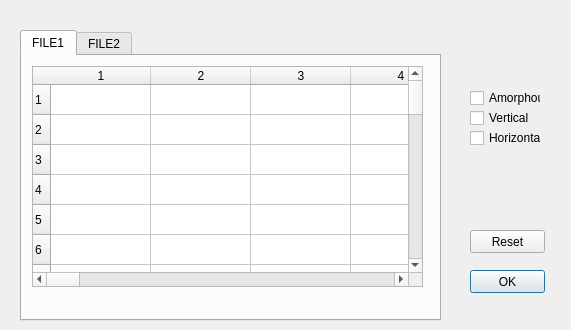
<?xml version="1.0" encoding="UTF-8"?>
<ui version="4.0">
 <class>main_GUI</class>
 <widget class="QDialog" name="main_GUI">
  <property name="enabled">
   <bool>true</bool>
  </property>
  <property name="geometry">
   <rect>
    <x>0</x>
    <y>0</y>
    <width>571</width>
    <height>330</height>
   </rect>
  </property>
  <property name="minimumSize">
   <size>
    <width>571</width>
    <height>330</height>
   </size>
  </property>
  <property name="maximumSize">
   <size>
    <width>571</width>
    <height>330</height>
   </size>
  </property>
  <property name="windowTitle">
   <string>Dialog</string>
  </property>
  <widget class="QPushButton" name="pushButton">
   <property name="geometry">
    <rect>
     <x>470</x>
     <y>270</y>
     <width>75</width>
     <height>23</height>
    </rect>
   </property>
   <property name="text">
    <string>OK</string>
   </property>
  </widget>
  <widget class="QCheckBox" name="checkBox">
   <property name="geometry">
    <rect>
     <x>470</x>
     <y>130</y>
     <width>71</width>
     <height>16</height>
    </rect>
   </property>
   <property name="text">
    <string>Horizontal</string>
   </property>
  </widget>
  <widget class="QCheckBox" name="checkBox_2">
   <property name="geometry">
    <rect>
     <x>470</x>
     <y>90</y>
     <width>71</width>
     <height>16</height>
    </rect>
   </property>
   <property name="text">
    <string>Amorphous</string>
   </property>
  </widget>
  <widget class="QCheckBox" name="checkBox_3">
   <property name="geometry">
    <rect>
     <x>470</x>
     <y>110</y>
     <width>71</width>
     <height>16</height>
    </rect>
   </property>
   <property name="text">
    <string>Vertical</string>
   </property>
  </widget>
  <widget class="QPushButton" name="pushButton_2">
   <property name="geometry">
    <rect>
     <x>470</x>
     <y>230</y>
     <width>75</width>
     <height>23</height>
    </rect>
   </property>
   <property name="text">
    <string>Reset</string>
   </property>
  </widget>
  <widget class="QTabWidget" name="tabWidget">
   <property name="geometry">
    <rect>
     <x>20</x>
     <y>30</y>
     <width>421</width>
     <height>291</height>
    </rect>
   </property>
   <property name="currentIndex">
    <number>0</number>
   </property>
   <widget class="QWidget" name="tab">
    <attribute name="title">
     <string>FILE1</string>
    </attribute>
    <widget class="QTableWidget" name="tableWidget">
     <property name="geometry">
      <rect>
       <x>10</x>
       <y>10</y>
       <width>391</width>
       <height>221</height>
      </rect>
     </property>
     <property name="rowCount">
      <number>32</number>
     </property>
     <property name="columnCount">
      <number>32</number>
     </property>
     <row/>
     <row/>
     <row/>
     <row/>
     <row/>
     <row/>
     <row/>
     <row/>
     <row/>
     <row/>
     <row/>
     <row/>
     <row/>
     <row/>
     <row/>
     <row/>
     <row/>
     <row/>
     <row/>
     <row/>
     <row/>
     <row/>
     <row/>
     <row/>
     <row/>
     <row/>
     <row/>
     <row/>
     <row/>
     <row/>
     <row/>
     <row/>
     <column/>
     <column/>
     <column/>
     <column/>
     <column/>
     <column/>
     <column/>
     <column/>
     <column/>
     <column/>
     <column/>
     <column/>
     <column/>
     <column/>
     <column/>
     <column/>
     <column/>
     <column/>
     <column/>
     <column/>
     <column/>
     <column/>
     <column/>
     <column/>
     <column/>
     <column/>
     <column/>
     <column/>
     <column/>
     <column/>
     <column/>
     <column/>
    </widget>
    <widget class="QLabel" name="label">
     <property name="geometry">
      <rect>
       <x>10</x>
       <y>240</y>
       <width>401</width>
       <height>16</height>
      </rect>
     </property>
     <property name="text">
      <string/>
     </property>
    </widget>
   </widget>
   <widget class="QWidget" name="tab_2">
    <attribute name="title">
     <string>FILE2</string>
    </attribute>
    <widget class="QTableWidget" name="tableWidget_2">
     <property name="geometry">
      <rect>
       <x>10</x>
       <y>10</y>
       <width>391</width>
       <height>221</height>
      </rect>
     </property>
     <property name="rowCount">
      <number>32</number>
     </property>
     <property name="columnCount">
      <number>32</number>
     </property>
     <row/>
     <row/>
     <row/>
     <row/>
     <row/>
     <row/>
     <row/>
     <row/>
     <row/>
     <row/>
     <row/>
     <row/>
     <row/>
     <row/>
     <row/>
     <row/>
     <row/>
     <row/>
     <row/>
     <row/>
     <row/>
     <row/>
     <row/>
     <row/>
     <row/>
     <row/>
     <row/>
     <row/>
     <row/>
     <row/>
     <row/>
     <row/>
     <column/>
     <column/>
     <column/>
     <column/>
     <column/>
     <column/>
     <column/>
     <column/>
     <column/>
     <column/>
     <column/>
     <column/>
     <column/>
     <column/>
     <column/>
     <column/>
     <column/>
     <column/>
     <column/>
     <column/>
     <column/>
     <column/>
     <column/>
     <column/>
     <column/>
     <column/>
     <column/>
     <column/>
     <column/>
     <column/>
     <column/>
     <column/>
    </widget>
    <widget class="QLabel" name="label_2">
     <property name="geometry">
      <rect>
       <x>10</x>
       <y>240</y>
       <width>401</width>
       <height>16</height>
      </rect>
     </property>
     <property name="text">
      <string/>
     </property>
    </widget>
   </widget>
  </widget>
  <zorder>checkBox</zorder>
  <zorder>checkBox_2</zorder>
  <zorder>checkBox_3</zorder>
  <zorder>pushButton</zorder>
  <zorder>pushButton_2</zorder>
  <zorder>tabWidget</zorder>
 </widget>
 <resources/>
 <connections/>
</ui>
